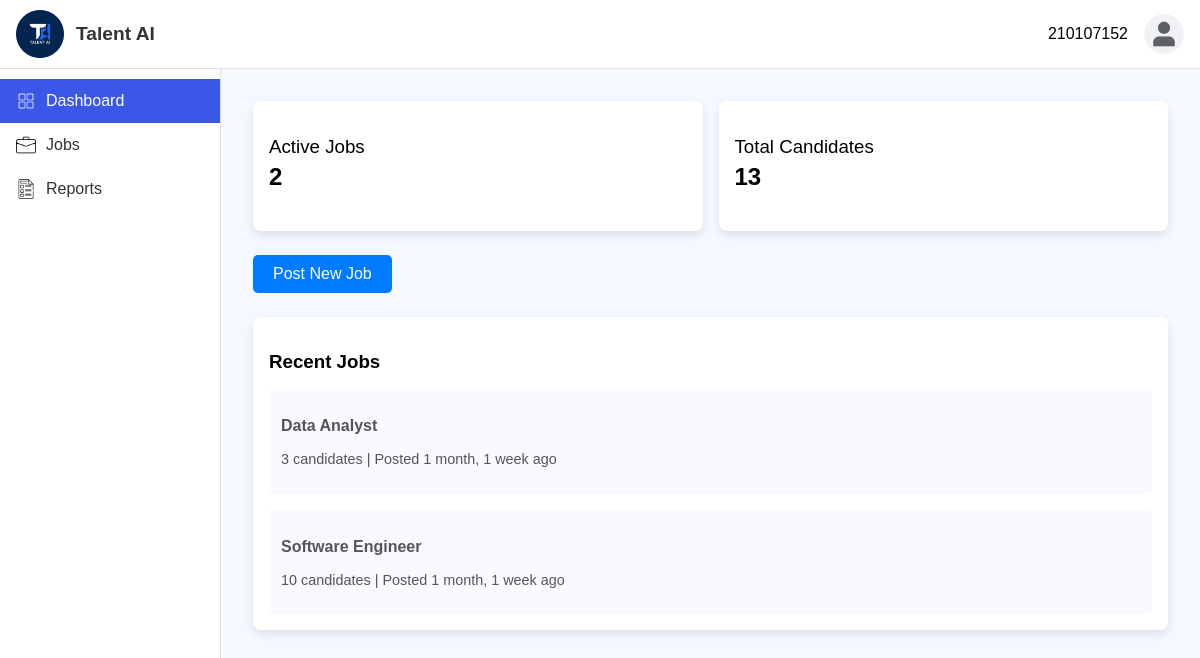
The page / (signed in) on the database its author committed.
### account/models.py (models this page shows, shortened)
class Job(models.Model):
    EMPLOYMENT_TYPE_CHOICES = [
        ('full-time', 'Full-Time'),
        ('part-time', 'Part-Time'),
        ('online', 'Online'),
    ]
    EXPERIENCE_LEVEL_CHOICES = [
        ('entry', 'Entry (0-1 years)'),
        ('mid', 'Mid (1-3 years)'),
        ('senior', 'Senior (3+ years)'),
    ]
    employer = models.ForeignKey(User, on_delete=models.CASCADE)
    job_title = models.CharField(max_length=200)
    location = models.CharField(max_length=100)
    experience_level = models.CharField(max_length=20, choices=EXPERIENCE_LEVEL_CHOICES)
    employment_type = models.CharField(max_length=20, choices=EMPLOYMENT_TYPE_CHOICES)
    requirements = models.TextField()
    skills = models.TextField()
    responsibilities = models.TextField()
    job_description = models.TextField()
    posted_at = models.DateTimeField(auto_now_add=True)

### account/views.py (the view)
# urls.py: path('', views.dashboard, name='dashboard'),
@login_required
def dashboard(request):
    recent_jobs = Job.objects.filter(employer=request.user).order_by('-posted_at')[:10]
    jobs = []
    for job in recent_jobs:
        jobs.append((job,len(job.resumes.all())))
    all_jobs = Job.objects.all()
    active_jobs = len(list(all_jobs))
    total_candidates = 0
    for job in all_jobs:
        total_candidates += len(list(job.resumes.all()))
    return render(request,'account/dashboard.html',{'recent_jobs': jobs,
                                                    'active_jobs': active_jobs,
                                                    'total_candidates':total_candidates,
                                                    'user': request.user,
                                                    'active_page': 'dashboard'})

### account/templates/account/dashboard.html (shortened to what this page needs)
{% extends "base.html" %}
{% load static %}
{% block extra_css %}
<link rel="stylesheet" href="{% static 'css/dashboard.css' %}">
{% endblock %}
{% block content %}
<div class="container">
    <div class="statsSection">
        <div class="statCard">
            <h3 class="cardTitle">Active Jobs</h3>
            <p class="cardNumber">{{ active_jobs }}</p>
        </div>
        <div class="statCard">
            <h3 class="cardTitle">Total Candidates</h3>
            <p class="cardNumber">{{total_candidates}}</p>
        </div>
    </div>
    <div class="actions">
        <button class="primaryButton" id="postJobBtn"><a href="{% url 'post_job' %}" class="postjob_a">Post New Job</a></button>
    </div>
    <div class="listsSection">
        <div class="listCard">
            <h3 class="listTitle">Recent Jobs</h3>
            {% for job, resumes in recent_jobs %}
                <div class="listItem">
                    <p class="jobTitle"><a href="{% url 'candidates:job_posts' job_id=job.id %}" style="text-decoration: none; color:#555 ;">{{ job.job_title }}</a></p>
                    <p class="jobDetails">{{ resumes }} candidate{{ resumes|pluralize }}
                      | Posted {{ job.posted_at|timesince  }} ago</p>
                </div>
            {% empty %}
            <h3 class="listTitle">No recent jobs found.</h3>
            {% endfor %}
        </div>
    </div>
</div>
{% endblock %}

### account/templates/base.html (shortened to what this page needs)
{% load static %}
<!DOCTYPE html>
<html lang="en">
<head>
    <link rel="stylesheet" href="https://cdnjs.cloudflare.com/ajax/libs/font-awesome/6.0.0-beta3/css/all.min.css">
    <link rel="stylesheet" href="{% static 'css/base.css' %}">
    {% block extra_css %}{% endblock %}
</head>
<body>
    <header class="header">
        <div class="toolbar">
            <div class="brandSection">
                <div class="brandAvatar">
                    <img src="{% static 'images/logo.png' %}" alt="logon" >
                </div>
                <span class="logo">Talent AI</span>
            </div>
            <div class="userSection" id="userSection">
                <span id="userName">{{ user }}</span>
                <button class="userAvatarBtn" id="menuToggle">
                    <div class="userAvatar" style="background-image: url('{% static 'images/profile.png' %}');"></div>
                </button>
            </div>
        </div>
      </header>
    <div class="wrapper">
    <aside class="aside">
        <nav>
            <ul class="menu">
                <a href="{% url 'dashboard' %}" class="sidebar_a">
                    <li class="menuItemlink {% if active_page == 'dashboard' %}activeLink{% endif %}" >
                        <img src="{% static 'images/dashboard.png' %}" class="menuIcon" alt="Dashboard Icon">
                        <span>Dashboard</span>
                    </li>
                </a>
                <a href="{% url 'jobs:jobs_list' %}" class="sidebar_a">
                    <li class="menuItemlink {% if active_page == 'jobs' %}activeLink{% endif %}" >
                        <img src="{% static 'images/jobs.png' %}" class="menuIcon" alt="Jobs Icon">
                        <span>Jobs</span>
                    </li>
                </a>
                <a href="{% url 'reports:jobs_report' %}" class="sidebar_a">
                    <li class="menuItemlink {% if active_page == 'reports' %}activeLink{% endif %}">
                        <img src="{% static 'images/report.png' %}" class="menuIcon" alt="Reports Icon">
                        <span>Reports</span>
                    </li>
                </a>
            </ul>
        </nav>
    </aside>
    <div id="content">
        {% block content %}
        {% endblock %}
    </div>
    </div>
</body>
</html>

### account/static/css/base.css (style rules this page uses)
body { margin: 0; font-family: Arial, sans-serif; }
.aside { width: 220px; background-color: #fff; border-right: 1px solid #e0e0e0; min-height: calc(100vh - 64px); padding-top: 10px; }
.menu { list-style: none; padding: 0; margin: 0; }
.menuItemlink { display: flex; align-items: center; padding: 12px 16px; font-size: 1rem; cursor: pointer; transition: background 0.3s; gap: 10px; }
.menuIcon { width: 20px; height: 20px; }
.activeLink { background-color: #3a57e8; color: #fff; }
.activeLink .menuIcon { filter: brightness(0) invert(1); }
.header { background-color: #fff; border-bottom: 1px solid #e0e0e0; padding: 10px 0; }
.toolbar { display: flex; justify-content: space-between; align-items: center; padding: 0 1rem; min-height: 45px; }
.brandSection { display: flex; align-items: center; gap: 0.75rem; }
.brandAvatar { background-color: #3a57e8; width: 48px; height: 48px; border-radius: 50%; overflow: hidden; display: flex; align-items: center; justify-content: center; }
.brandAvatar img { width: 100%; height: 100%; object-fit: cover; }
.logo { color: #333; font-weight: 600; font-size: 1.2rem; }
.userSection { display: flex; align-items: center; gap: 1rem; position: relative; }
.userAvatarBtn { background: none; border: none; cursor: pointer; padding: 0; }
.userAvatar { width: 40px; height: 40px; border-radius: 50%; background-size: cover; background-position: center; }
.wrapper { display: flex; }
#content { flex: 1; }
.sidebar_a { text-decoration: none; color: #333; }

### account/static/css/dashboard.css (style rules this page uses)
body { margin: 0; font-family: Arial, sans-serif; background-color: #f5f9ff; }
.container { display: flex; flex-direction: column; gap: 1.5rem; padding: 2rem; }
.statsSection { display: flex; gap: 1rem; }
.statCard { flex: 1; padding: 1rem; background: white; border-radius: 8px; box-shadow: 0px 4px 10px rgba(0, 0, 0, 0.1); text-align: left; }
.cardTitle { font-weight: 500; margin-bottom: 0.2rem; }
.cardNumber { font-size: 1.5rem; margin-top: 0.3rem; font-weight: 700; }
.actions { display: flex; gap: 1rem; justify-content: left; }
.primaryButton { background-color: #007bff; color: white; font-size: 1rem; padding: 10px 20px; border: none; border-radius: 5px; cursor: pointer; }
.listsSection { display: flex; gap: 1rem; }
.listCard { flex: 1; padding: 1rem; background: white; border-radius: 8px; box-shadow: 0px 4px 10px rgba(0, 0, 0, 0.1); }
.listTitle { font-weight: 600; margin-bottom: 0.5rem; }
.listItem { margin-top: 1rem; background-color: #f8faff; padding: 0.75rem; border-radius: 4px; }
.jobTitle, .applicantName { font-weight: bold; }
.jobDetails, .applicantDetails { font-size: 0.9rem; color: #555; }
.postjob_a { text-decoration: none; color: white; display: block; width: 100%; }

### rows shown on the page
Job: job_title "Data Analyst", employer "3", posted_at "1 month, 1 week"
Job: job_title "Software Engineer", resumes "10", posted_at "1 month, 1 week"

### other values the page prints
{{ user }} "210107152"
{{ active_jobs }} "2"
{{ total_candidates }} "13"
